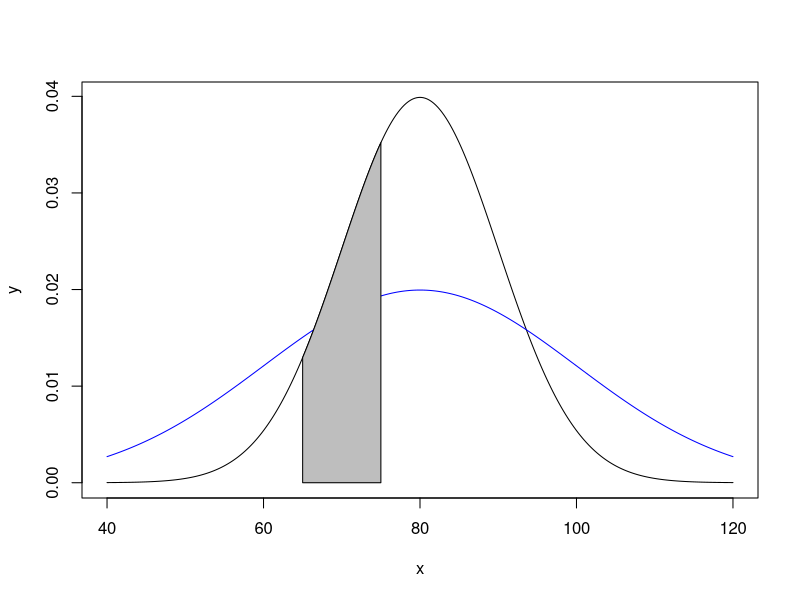

This chart was generated by the following R code:
# 정규분포(normal distribution)
x <- seq(40, 120, length=300)
y <- dnorm(x, mean=80, sd=10)
plot(x,y,type='l')

# 한줄로 만들기
lines(x, dnorm(x, mean=80, sd=20), col="blue")

# 다각형만들기
x2<-seq(65, 75, length=200)
y2<-dnorm(x2, mean=80, sd=10)
polygon(c(65, x2, 75),c(0,y2,0),col="gray")

# x값의 %위치
pnorm(75, mean=80, sd=10)
# x값의 상위 %
pnorm(92, mean=80, sd=10, lower.tail=FALSE)

# 몇 % 일때의 x값
qnorm(0.3, mean=80, sd=10)
